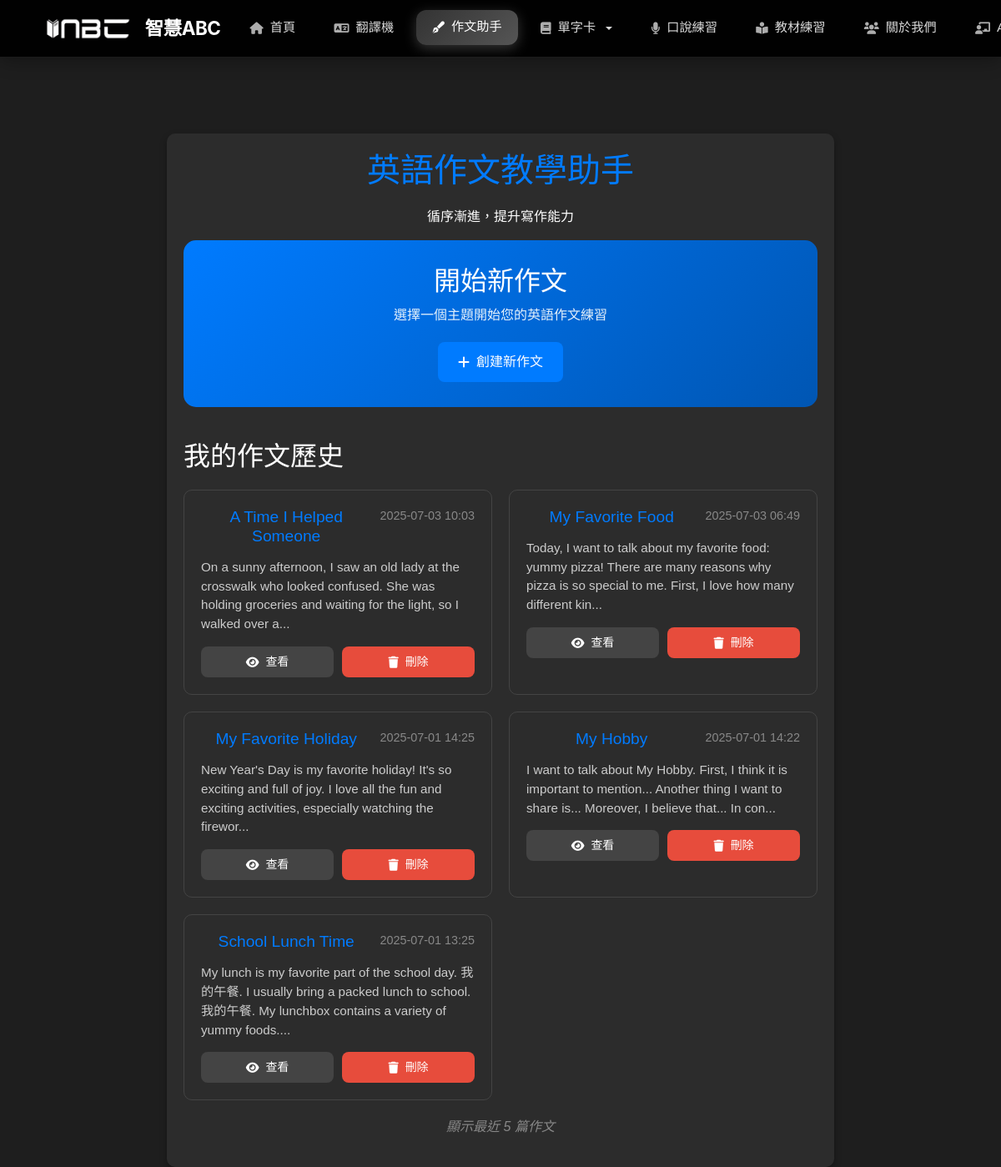
Page /composition (signed in) on the committed database.
### models.py (models this page shows)
class Composition(db.Model):
    __tablename__ = 'compositions'
    id = db.Column(db.Integer, primary_key=True)
    user_id = db.Column(db.Integer, db.ForeignKey('users.id'), nullable=False)
    title = db.Column(db.String(200), nullable=False)
    content = db.Column(db.Text, nullable=False)
    ai_feedback = db.Column(db.Text, nullable=True)
    timestamp = db.Column(db.DateTime, default=datetime.utcnow)
    user = db.relationship('User', backref=db.backref('compositions', lazy=True))

### app.py (the view)
@app.route("/composition", methods=["GET", "POST"])
@login_required
def composition():
    user_compositions = get_user_compositions(current_user.id, limit=5)
    return render_template('composition.html', user_compositions=user_compositions)

### app.py (called while the page is built)
@login_manager.user_loader
def load_user(user_id):
    return db.session.get(User, int(user_id))

def get_user_compositions(user_id, limit=10):
    try:
        compositions = Composition.query.filter_by(user_id=user_id)\
                                      .order_by(Composition.timestamp.desc())\
                                      .limit(limit).all()
        return compositions
    except Exception as e:
        print(f"Error getting user compositions: {e}")
        return []

### templates/composition.html (shortened to what this page needs)
<!DOCTYPE html>
<html lang="zh-TW">
<head>
    <link rel="stylesheet" href="https://cdnjs.cloudflare.com/ajax/libs/bootstrap/5.3.0/css/bootstrap.min.css">
    <link rel="stylesheet" href="https://cdnjs.cloudflare.com/ajax/libs/font-awesome/6.0.0/css/all.min.css">
    <link rel="stylesheet" href="{{ url_for('static', filename='css/global_navbar.css') }}">
    <link rel="stylesheet" href="{{ url_for('static', filename='css/composition.css') }}">
</head>
<body class="dark-mode">
    <nav class="navbar navbar-expand-lg fixed-top">
        <div class="container-fluid">
            <a class="navbar-brand" href="/">
                <img src="{{ url_for('static', filename='images/logo.png') }}" alt=" " style="height: 30px; margin-right: 8px;">
                智慧ABC
            </a>
            <div class="collapse navbar-collapse" id="navbarNav">
                <ul class="navbar-nav me-auto">
                    <li class="nav-item">
                        <a class="nav-link" href="/"><i class="fas fa-home"></i> 首頁</a>
                    </li>
                    <li class="nav-item">
                        <a class="nav-link" href="/translator"><i class="fas fa-language"></i> 翻譯機</a>
                    </li>
                    <li class="nav-item">
                        <a class="nav-link active" href="/composition"><i class="fas fa-pen-fancy"></i> 作文助手</a>
                    </li>
                    <li class="nav-item dropdown">
                        <a class="nav-link dropdown-toggle" href="#" id="vocabDropdown" role="button" data-bs-toggle="dropdown" aria-expanded="false">
                            <i class="fas fa-book"></i> 單字卡
                        </a>
                    </li>
                    <li class="nav-item">
                        <a class="nav-link" href="/speaking_practice"><i class="fas fa-microphone"></i> 口說練習</a>
                    </li>
                    <li class="nav-item">
                        <a class="nav-link" href="/material_practice"><i class="fas fa-book-reader"></i> 教材練習</a>
                    </li>
                    <li class="nav-item">
                        <a class="nav-link" href="/new_we"><i class="fas fa-users"></i> 關於我們</a>
                    </li>
                    <li class="nav-item">
                        <a class="nav-link" href="/ai-teacher"><i class="fas fa-chalkboard-teacher"></i> AI 英文老師</a>
                    </li>
                </ul>
            </div>
        </div>
    </nav>
    <div class="container" style="margin-top: 80px;">
        <header>
            <h1>英語作文教學助手</h1>
            <p class="subtitle">循序漸進，提升寫作能力</p>
        </header>
        <main>
            <div class="composition-dashboard">
                <div class="action-section">
                    <h2>開始新作文</h2>
                    <p>選擇一個主題開始您的英語作文練習</p>
                    <a href="{{ url_for('new_composition') }}" class="btn btn-primary">
                        <i class="fas fa-plus"></i> 創建新作文
                    </a>
                </div>
                {% if user_compositions %}
                <div class="history-section">
                    <h2>我的作文歷史</h2>
                    <div class="compositions-grid">
                        {% for composition in user_compositions %}
                        <div class="composition-card">
                            <div class="composition-header">
                                <h3>{{ composition.title }}</h3>
                                <span class="composition-date">{{ composition.timestamp.strftime('%Y-%m-%d %H:%M') }}</span>
                            </div>
                            <div class="composition-preview">
                                {{ composition.content[:150] }}{% if composition.content|length > 150 %}...{% endif %}
                            </div>
                            <div class="composition-actions">
                                <a href="{{ url_for('view_composition', composition_id=composition.id) }}" class="btn btn-secondary">
                                    <i class="fas fa-eye"></i> 查看
                                </a>
                                <button onclick="deleteComposition({{ composition.id }})" class="btn btn-danger">
                                    <i class="fas fa-trash"></i> 刪除
                                </button>
                            </div>
                        </div>
                        {% endfor %}
                    </div>
                    {% if user_compositions|length >= 5 %}
                    <div class="view-all">
                        <p>顯示最近 5 篇作文</p>
                    </div>
                    {% endif %}
                </div>
                {% else %}
                <div class="empty-state">
                    <i class="fas fa-edit"></i>
                    <h3>還沒有作文記錄</h3>
                    <p>開始您的第一篇英語作文練習吧！</p>
                </div>
                {% endif %}
            </div>
        </main>
    </div>
</body>
</html>

### static/css/global_navbar.css (style rules this page uses)
:root { --navbar-bg: rgba(0, 0, 0, 0.95); --navbar-brand-color: #ffffff; --navbar-link-color: rgba(255, 255, 255, 0.85); --navbar-link-hover-color: #ffffff; --navbar-link-active-bg: linear-gradient(135deg, #333333 0%, #555555 100%); --navbar-shadow: 0 4px 20px rgba(0, 0, 0, 0.3); --navbar-border: rgba(255, 255, 255, 0.1); --transition-speed: 0.3s; }
.navbar { background: var(--navbar-bg); backdrop-filter: blur(20px); border-bottom: 1px solid var(--navbar-border); box-shadow: var(--navbar-shadow); padding: 0.75rem 2rem; transition: all var(--transition-speed) ease; position: fixed; top: 0; left: 0; right: 0; z-index: 1030; }
.navbar-brand { font-family: 'Inter', 'SF Pro Display', -apple-system, sans-serif; font-size: 1.4rem; font-weight: 700; color: var(--navbar-brand-color) !important; text-decoration: none; letter-spacing: -0.02em; transition: all var(--transition-speed) ease; display: flex; align-items: center; gap: 0.5rem; }
.navbar-brand::before { content: ''; font-size: 1.2rem; animation: float 3s ease-in-out infinite; }
.navbar-nav { display: flex; align-items: center; gap: 0.5rem; }
.navbar-nav .nav-link { color: var(--navbar-link-color) !important; font-weight: 500; font-size: 0.95rem; padding: 0.6rem 1.2rem !important; border-radius: 12px; transition: all var(--transition-speed) ease; text-decoration: none; position: relative; display: flex; align-items: center; gap: 0.5rem; white-space: nowrap; }
.navbar-nav .nav-link i { font-size: 0.9rem; opacity: 0.8; transition: all var(--transition-speed) ease; }
.navbar-nav .nav-link.active { color: var(--navbar-link-hover-color) !important; background: var(--navbar-link-active-bg); box-shadow: 0 4px 15px rgba(255, 255, 255, 0.2); transform: translateY(-1px); }
.navbar-nav .nav-link.active i { opacity: 1; animation: pulse 2s infinite; }
body { padding-top: 80px; }
.navbar { animation: slideDown 0.6s ease-out; }
body.dark-mode .navbar { background: rgba(0, 0, 0, 0.95); }
html { scroll-behavior: smooth; }
.navbar-nav .nav-item { animation: fadeInUp 0.6s ease-out; animation-fill-mode: both; }
.navbar-nav .nav-item:nth-child(1) { animation-delay: 0.1s; }
.navbar-nav .nav-item:nth-child(2) { animation-delay: 0.2s; }
.navbar-nav .nav-item:nth-child(3) { animation-delay: 0.3s; }
.navbar-nav .nav-item:nth-child(4) { animation-delay: 0.4s; }
.navbar-nav .nav-item:nth-child(5) { animation-delay: 0.5s; }
.navbar-nav .nav-item:nth-child(6) { animation-delay: 0.6s; }

### rows in the picture
Composition: title "A Time I Helped Someone", timestamp "2025-07-03 10:03", content "On a sunny afternoon, I saw an old lady at the crosswalk who looked confused. She was holding groceries and waiting for the light, so I walked over a"
Composition: title "My Favorite Food", timestamp "2025-07-03 06:49", content "Today, I want to talk about my favorite food: yummy pizza! There are many reasons why pizza is so special to me. First, I love how many different kin"
Composition: title "My Favorite Holiday", timestamp "2025-07-01 14:25", content "New Year's Day is my favorite holiday! It's so exciting and full of joy. I love all the fun and exciting activities, especially watching the firewor"
Composition: title "My Hobby", timestamp "2025-07-01 14:22", content "I want to talk about My Hobby. First, I think it is important to mention... Another thing I want to share is... Moreover, I believe that... In con"
Composition: title "School Lunch Time", timestamp "2025-07-01 13:25", content "My lunch is my favorite part of the school day. 我的午餐. I usually bring a packed lunch to school. 我的午餐. My lunchbox contains a variety of yummy foods."
